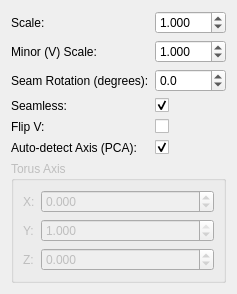
         <widget class="QWidget" name="page_Torus">
          <layout class="QFormLayout" name="formLayout_Torus">
           <item row="0" column="0">
            <widget class="QLabel" name="label_TorusScale">
             <property name="text">
              <string>Scale:</string>
             </property>
            </widget>
           </item>
           <item row="0" column="1">
            <widget class="QDoubleSpinBox" name="spinBox_TorusScale">
             <property name="decimals">
              <number>3</number>
             </property>
             <property name="minimum">
              <double>0.001000000000000</double>
             </property>
             <property name="maximum">
              <double>100.000000000000000</double>
             </property>
             <property name="value">
              <double>1.000000000000000</double>
             </property>
            </widget>
           </item>
           <item row="1" column="0">
            <widget class="QLabel" name="label_TorusMinorScale">
             <property name="text">
              <string>Minor (V) Scale:</string>
             </property>
            </widget>
           </item>
           <item row="1" column="1">
            <widget class="QDoubleSpinBox" name="spinBox_TorusMinorScale">
             <property name="toolTip">
              <string>&lt;html&gt;&lt;head/&gt;&lt;body&gt;&lt;p&gt;Manual V-axis multiplier to correct texture stretch for a thin-tube torus (tube radius much smaller than the ring radius)&lt;/p&gt;&lt;/body&gt;&lt;/html&gt;</string>
             </property>
             <property name="decimals">
              <number>3</number>
             </property>
             <property name="minimum">
              <double>0.001000000000000</double>
             </property>
             <property name="maximum">
              <double>100.000000000000000</double>
             </property>
             <property name="value">
              <double>1.000000000000000</double>
             </property>
            </widget>
           </item>
           <item row="2" column="0">
            <widget class="QLabel" name="label_TorusSeamRotation">
             <property name="text">
              <string>Seam Rotation (degrees):</string>
             </property>
            </widget>
           </item>
           <item row="2" column="1">
            <widget class="QDoubleSpinBox" name="spinBox_TorusSeamRotation">
             <property name="decimals">
              <number>1</number>
             </property>
             <property name="minimum">
              <double>-360.000000000000000</double>
             </property>
             <property name="maximum">
              <double>360.000000000000000</double>
             </property>
            </widget>
           </item>
           <item row="3" column="0">
            <widget class="QLabel" name="label_SeamlessTorus">
             <property name="text">
              <string>Seamless:</string>
             </property>
            </widget>
           </item>
           <item row="3" column="1">
            <widget class="QCheckBox" name="checkBox_SeamlessTorus">
             <property name="toolTip">
              <string>Wrap both U and V continuously to avoid visible seams</string>
             </property>
             <property name="text">
              <string/>
             </property>
             <property name="checked">
              <bool>true</bool>
             </property>
            </widget>
           </item>
           <item row="4" column="0">
            <widget class="QLabel" name="label_FlipV_Torus">
             <property name="text">
              <string>Flip V:</string>
             </property>
            </widget>
           </item>
           <item row="4" column="1">
            <widget class="QCheckBox" name="checkBox_FlipV_Torus">
             <property name="text">
              <string/>
             </property>
            </widget>
           </item>
           <item row="5" column="0">
            <widget class="QLabel" name="label_TorusAutoDetectAxis">
             <property name="text">
              <string>Auto-detect Axis (PCA):</string>
             </property>
            </widget>
           </item>
           <item row="5" column="1">
            <widget class="QCheckBox" name="checkBox_TorusAutoDetectAxis">
             <property name="toolTip">
              <string>&lt;html&gt;&lt;head/&gt;&lt;body&gt;&lt;p&gt;Detect the torus's axis of revolution automatically from its geometry. Uncheck to enter the axis manually below.&lt;/p&gt;&lt;/body&gt;&lt;/html&gt;</string>
             </property>
             <property name="text">
              <string/>
             </property>
             <property name="checked">
              <bool>true</bool>
             </property>
            </widget>
           </item>
           <item row="6" column="0" colspan="2">
            <widget class="QGroupBox" name="groupBox_TorusAxis">
             <property name="enabled">
              <bool>false</bool>
             </property>
             <property name="title">
              <string>Torus Axis</string>
             </property>
             <layout class="QFormLayout" name="formLayout_TorusAxis">
              <item row="0" column="0">
               <widget class="QLabel" name="label_TorusAxisX">
                <property name="text">
                 <string>X:</string>
                </property>
               </widget>
              </item>
              <item row="0" column="1">
               <widget class="QDoubleSpinBox" name="spinBox_TorusAxisX">
                <property name="decimals">
                 <number>3</number>
                </property>
                <property name="minimum">
                 <double>-1.000000000000000</double>
                </property>
                <property name="maximum">
                 <double>1.000000000000000</double>
                </property>
                <property name="value">
                 <double>0.000000000000000</double>
                </property>
               </widget>
              </item>
              <item row="1" column="0">
               <widget class="QLabel" name="label_TorusAxisY">
                <property name="text">
                 <string>Y:</string>
                </property>
               </widget>
              </item>
              <item row="1" column="1">
               <widget class="QDoubleSpinBox" name="spinBox_TorusAxisY">
                <property name="decimals">
                 <number>3</number>
                </property>
                <property name="minimum">
                 <double>-1.000000000000000</double>
                </property>
                <property name="maximum">
                 <double>1.000000000000000</double>
                </property>
                <property name="value">
                 <double>1.000000000000000</double>
                </property>
               </widget>
              </item>
              <item row="2" column="0">
               <widget class="QLabel" name="label_TorusAxisZ">
                <property name="text">
                 <string>Z:</string>
                </property>
               </widget>
              </item>
              <item row="2" column="1">
               <widget class="QDoubleSpinBox" name="spinBox_TorusAxisZ">
                <property name="decimals">
                 <number>3</number>
                </property>
                <property name="minimum">
                 <double>-1.000000000000000</double>
                </property>
                <property name="maximum">
                 <double>1.000000000000000</double>
                </property>
                <property name="value">
                 <double>0.000000000000000</double>
                </property>
               </widget>
              </item>
             </layout>
            </widget>
           </item>
          </layout>
         </widget>
